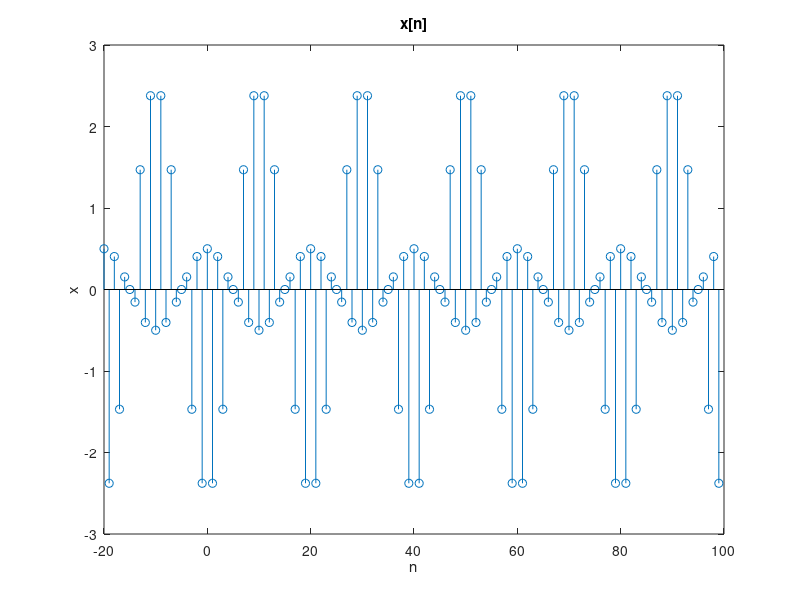

Here is the MATLAB script that generated this plot:
k = 0:19;
n = -20:99;
a_x = [0 -1/2 zeros(1, 7) 3/4 0 3/4 zeros(1, 7) -1/2];
x_20 = 20 * ifft(a_x);
x = [x_20 x_20 x_20 x_20 x_20 x_20];

stem(n, real(x))
xlabel('n')
ylabel('x')
title('x[n]')
